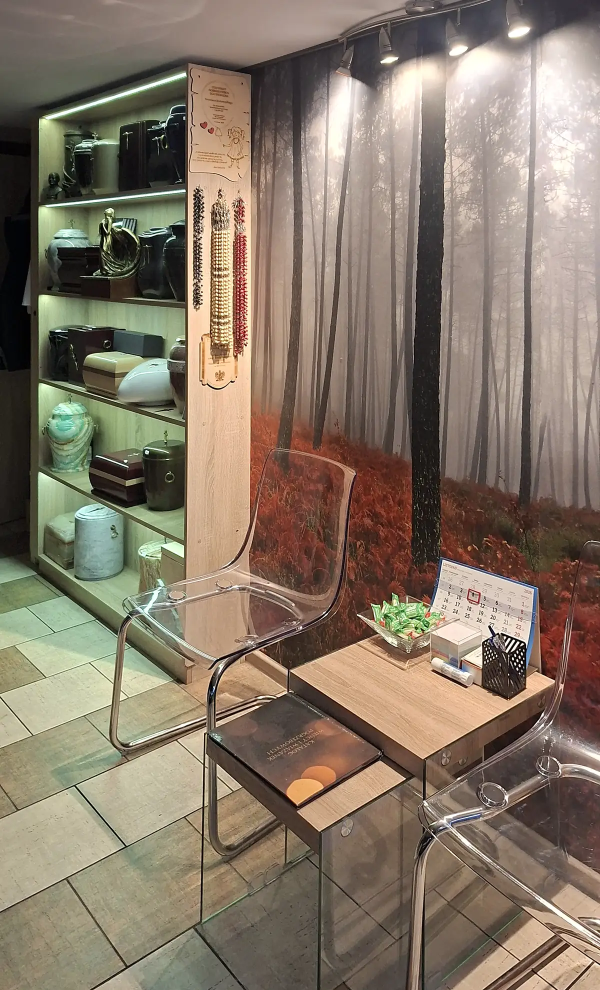
#> input picture img/biuro-kacik-las-1200.webp, 1200 x 1980 px, given in place of urny_regal_20261030_181040.jpg, which was not available (shown at 1/2 size)
$ python regal_urny.py out.png
#> lines starting #> are read from the running program, lines starting #| are printed output that depends on the picture
# 04.11d: nowe zdjecie regalu z urnami od klienta (30.10.2026) - obrobka "profesjonalnie, prosto":
# 1) korekta perspektywy przez obrot wirtualnej kamery (punkty zbiegu z 4 naroznikow regalu,
#    ogniskowa z warunku prostopadlosci) - piony regalu pionowe, polki poziome, bez sztucznego rozciagania proporcji,
# 2) kadr do samego regalu (bez sciany po lewej, bez obcego mebla po prawej, bez podlogi), waskie brzegi bocznych scianek,
#    brakujace trojkaty bocznej scianki u gory (poza oryginalnym kadrem) uzupelnione odbiciem slojow scianki z dolu,
# 3) balans bieli sprawdzony na bialej urnie-sercu (byla neutralna) - tylko minimalne zbicie zoltego w swiatlach,
# 4) lekkie rozjasnienie cieni i kontrast w srodkowych tonach (krzywa na L w LAB), lekkie wyostrzenie.
import numpy as np, cv2
from PIL import Image, ImageOps, ImageFilter

SRC = r"C:\Users\Admin\Downloads\Odrobimy_kampania\klienci\Morfeusz\zdjecia_klienta_0411\urny_regal_20261030_181040.jpg"
# narozniki: dolna krawedz frontu polki 1 i 4 przy wewnetrznych krawedziach bocznych scianek (piksele oryginalu 3000x4000)
NAROZ = [(115, 1118), (2965, 905), (460, 3195), (2765, 3545)]  # LG, PG, LD, PD
KADR = (1132, 445, 4142, 4470)  # w ukladzie obrazu po korekcie


def _homografia(w, h):
    P = lambda p: np.array([p[0], p[1], 1.])
    TL, TR, BL, BR = map(P, NAROZ)
    v1 = np.cross(np.cross(TL, TR), np.cross(BL, BR)); v1 /= v1[2]
    v2 = np.cross(np.cross(TL, BL), np.cross(TR, BR)); v2 /= v2[2]
    c = np.array([w / 2, h / 2])
    f = np.sqrt(-(v1[:2] - c) @ (v2[:2] - c))
    K = np.array([[f, 0, c[0]], [0, f, c[1]], [0, 0, 1]]); Ki = np.linalg.inv(K)
    d1 = Ki @ v1; d1 /= np.linalg.norm(d1); d1 *= np.sign(d1[0])
    d2 = Ki @ v2; d2 /= np.linalg.norm(d2); d2 *= np.sign(d2[1])
    d2 = d2 - (d2 @ d1) * d1; d2 /= np.linalg.norm(d2)
    R = np.stack([d1, d2, np.cross(d1, d2)], 1)
    H = K @ R.T @ Ki
    rog = np.array([H @ np.array([x, y, 1.]) for x, y in [(0, 0), (w, 0), (0, h), (w, h)]])
    rog = rog[:, :2] / rog[:, 2:]
    T = np.array([[1, 0, -rog[:, 0].min() + 20], [0, 1, -rog[:, 1].min() + 20], [0, 0, 1]])
    return T @ H, int(np.ptp(rog[:, 0]) + 40), int(np.ptp(rog[:, 1]) + 40)


def _krzywa():
    x = np.linspace(0, 1, 256)
    y = x + 0.42 * x * (1 - x) ** 2           # cienie w gore (najmocniej ok. 1/3 jasnosci)
    y = 0.5 + (y - 0.5) * 1.06                  # lekki kontrast
    return np.clip(y * 255, 0, 255).astype(np.uint8)


def regal_urny():
    im = np.asarray(ImageOps.exif_transpose(Image.open(SRC)).convert('RGB'))
#> im is the input picture: shape (1980, 1200, 3); mean R, G, B 133.9, 120.1, 104.2
    h, w = im.shape[:2]
#> h = 1980; w = 1200
    H, W_, H_ = _homografia(w, h)
#> W_ = 1605; H_ = 2266
    a = cv2.warpPerspective(im, H, (W_, H_), flags=cv2.INTER_LANCZOS4)
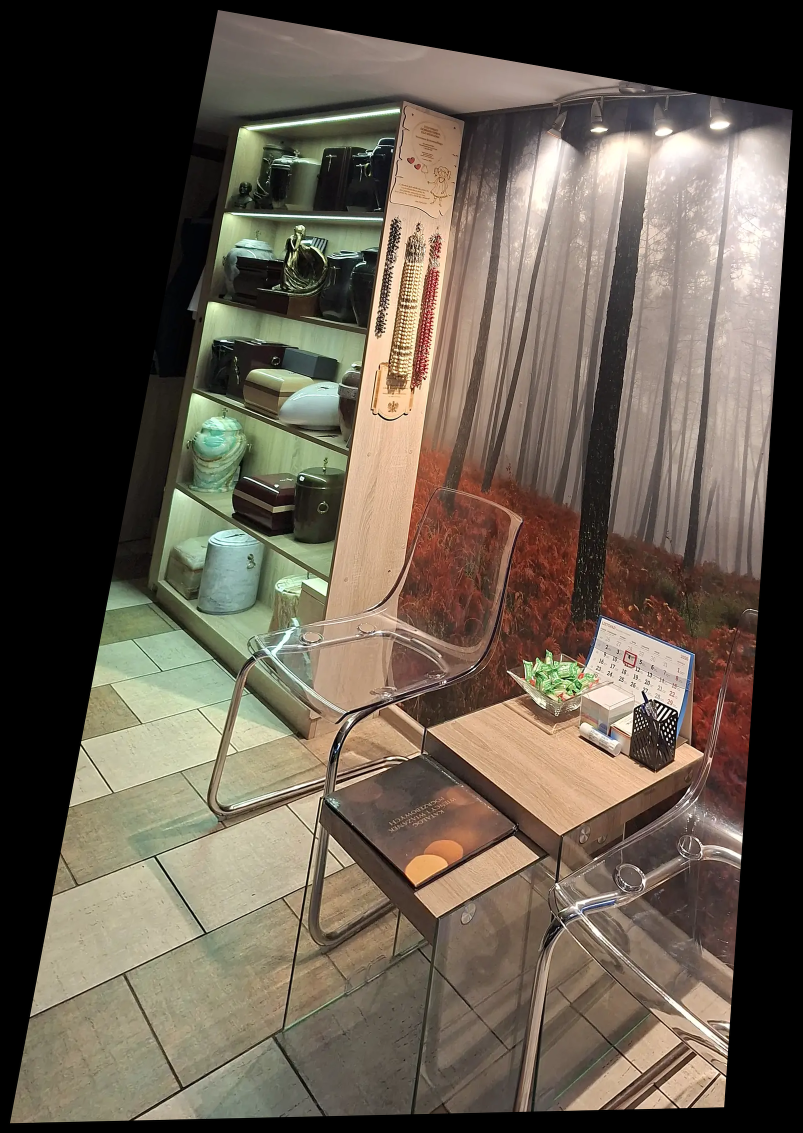
#> a: shape (2266, 1605, 3) (shown at 1/2 size); mean R, G, B 100.7, 90.7, 77.8
    ok = cv2.warpPerspective(np.full((h, w), 255, np.uint8), H, (W_, H_), flags=cv2.INTER_NEAREST)
    ok = cv2.erode(ok, np.ones((5, 5), np.uint8))  # bez rozmytej krawedzi oryginalu
    x0, y0, x1, y1 = KADR
    a = a[y0:y1, x0:x1].copy(); ok = ok[y0:y1, x0:x1] > 0
#> after `a = a[y0:y1, x0:x1].copy()`:
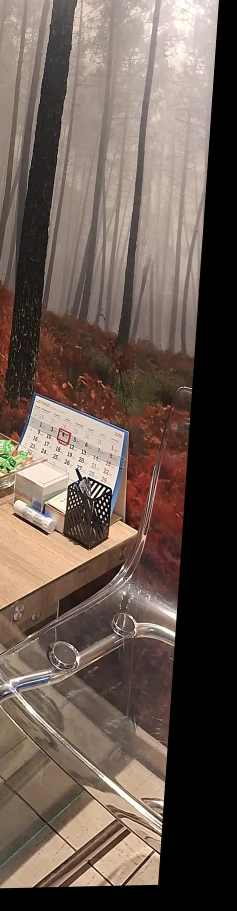
#> a: shape (1821, 473, 3) (shown at 1/2 size); mean R, G, B 104.5, 89.4, 80.8
    # uzupelnienie brakujacych naroznikow (tylko waskie paski bocznych scianek u gory): odbicie kolumny od pierwszego dobrego piksela
    for x in np.where(~ok.all(0))[0]:
        col = ok[:, x]
        if not col.any(): continue
        y_ok = np.argmax(col)
        n = y_ok
        if n == 0: continue
        src = a[y_ok:y_ok + n, x][::-1] if y_ok + n <= a.shape[0] else None
        if src is not None and len(src) == n:
            a[:y_ok, x] = src
    # balans bieli: urna-serce prawie neutralna; tylko lekkie zbicie zoltego (b w LAB) w jasnych partiach
    lab = cv2.cvtColor(a, cv2.COLOR_RGB2LAB).astype(np.float32)
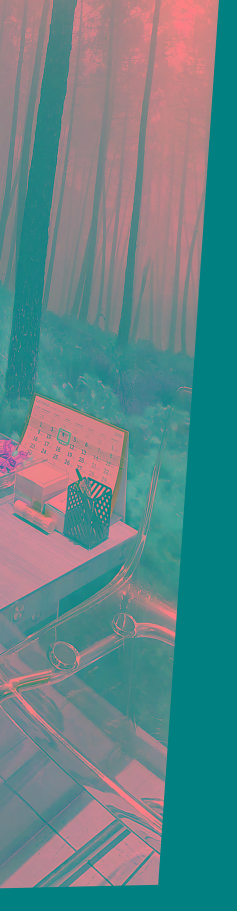
#> lab: shape (1821, 473, 3) float32 (shown at 1/2 size); mean R, G, B 97.3, 132.9, 135.2
    L = lab[..., 0] / 255.
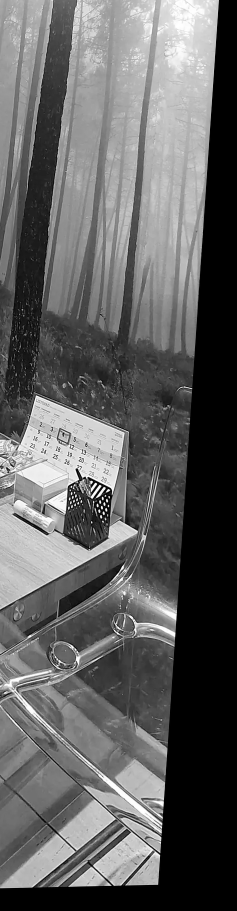
#> L: shape (1821, 473) float32 (shown at 1/2 size); min 0, max 1, mean 0.382
    lab[..., 2] = 128 + (lab[..., 2] - 128) * (1 - 0.10 * L)
    lab[..., 0] = cv2.LUT(lab[..., 0].astype(np.uint8), _krzywa()).astype(np.float32)
    a = cv2.cvtColor(np.clip(lab, 0, 255).astype(np.uint8), cv2.COLOR_LAB2RGB)
    out = Image.fromarray(a).filter(ImageFilter.UnsharpMask(radius=2.0, percent=45, threshold=3))
    return out


if __name__ == '__main__':
    import sys
    regal_urny().save(sys.argv[1], quality=93)
